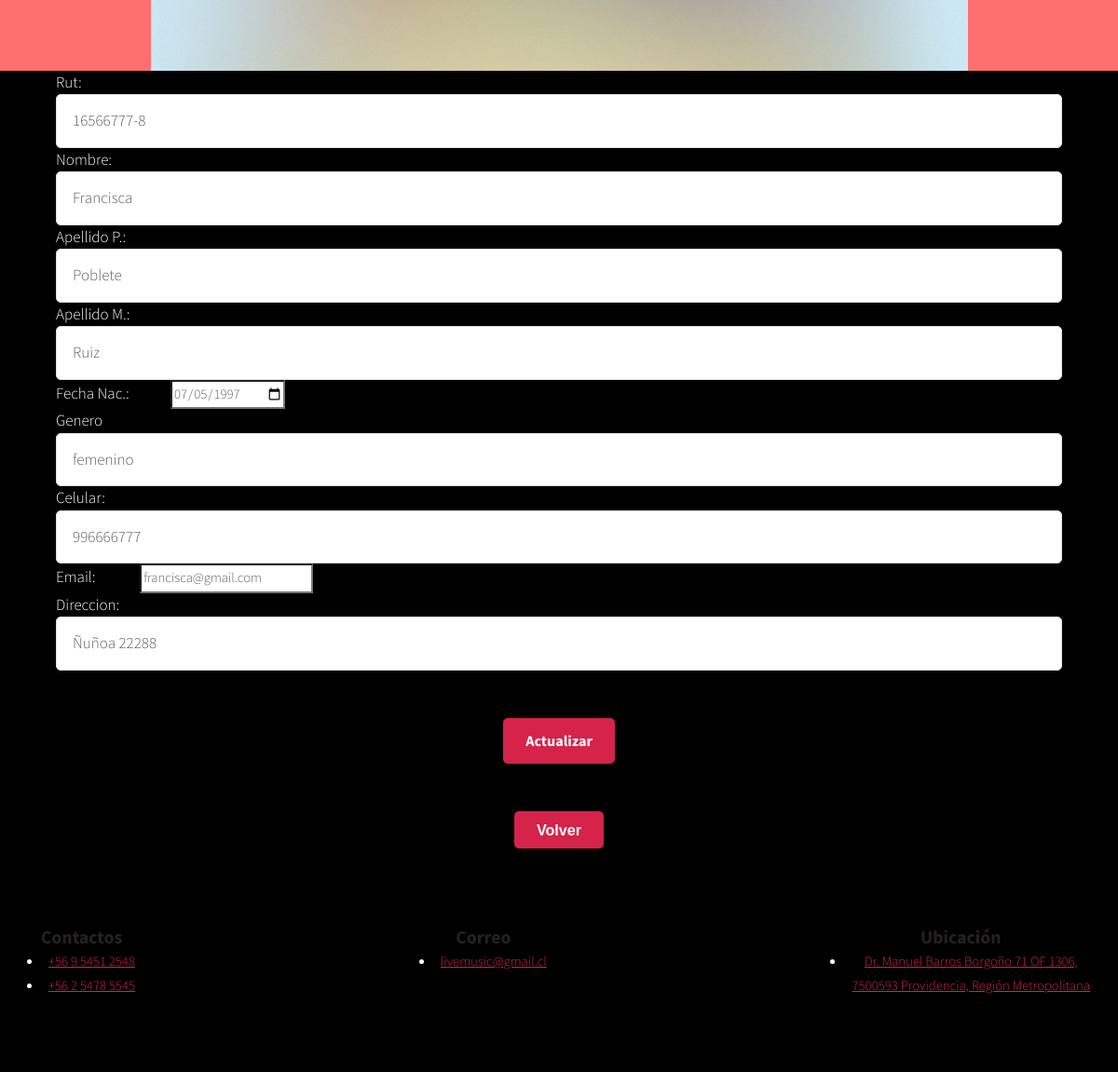
Page /accounts/alumnos_findEdit/16566777-8/ (lower part) on the earlier database version.
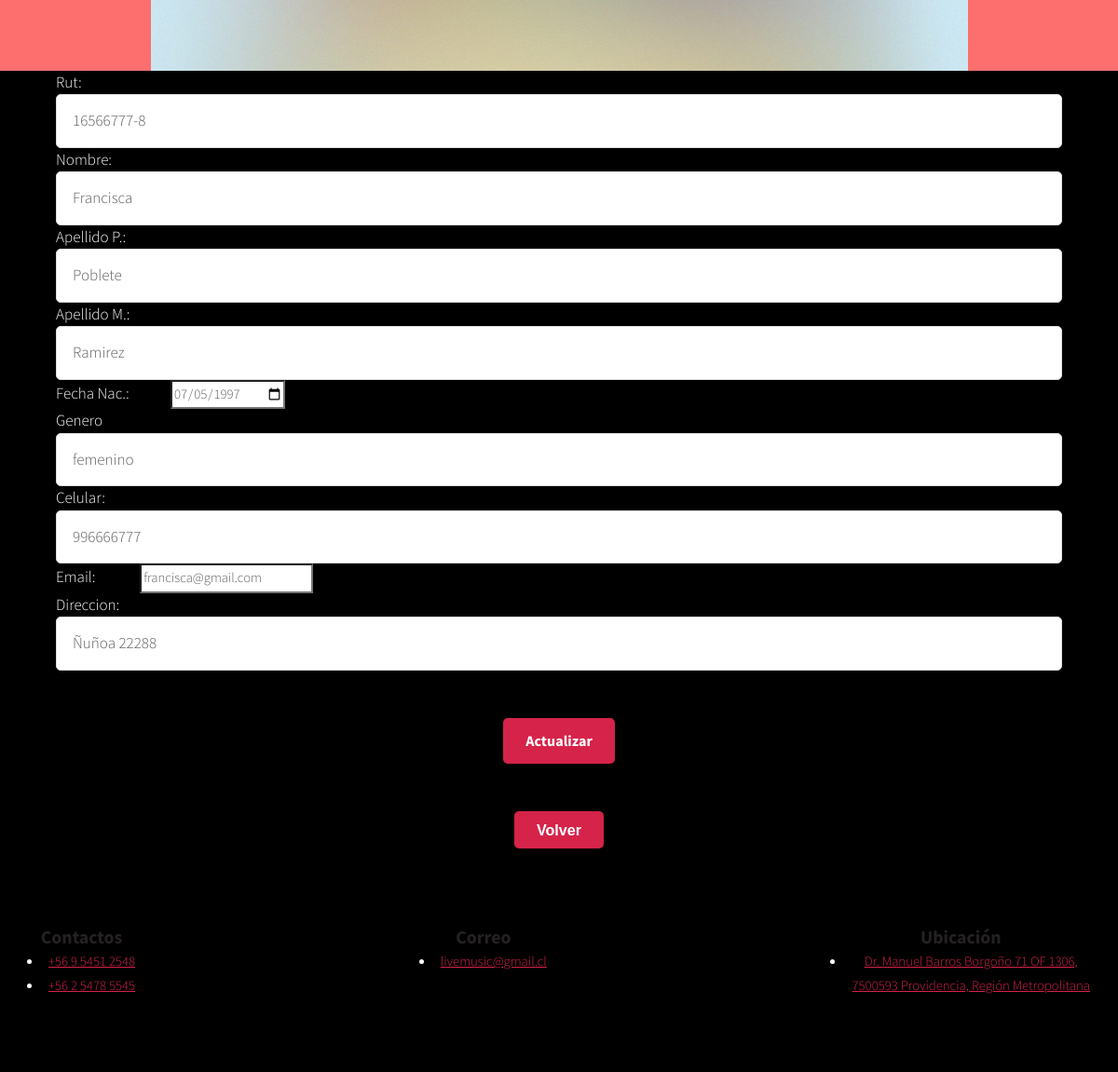
Same page on the later database version.
### demo/models.py (models this page shows, shortened)
class Postulante(models.Model):
    rut              = models.CharField(primary_key=True, max_length=10)
    nombre           = models.CharField(max_length=20)
    apellido_paterno = models.CharField(max_length=20)
    apellido_materno = models.CharField(max_length=20)
    fecha_nacimiento = models.DateField(blank=False, null=False)
    id_genero        = models.ForeignKey('Genero',on_delete=models.CASCADE, db_column='idGenero')
    telefono         = models.CharField(max_length=45)
    email            = models.EmailField(unique=True, max_length=100, blank=True, null=True)
    direccion        = models.CharField(max_length=50, blank=True, null=True)
    activo           = models.IntegerField()

### demo/views.py (the view)
# urls.py: path('alumnos_findEdit/<str:pk>/', views.alumnos_finEdit, name='alumnos_findEdit'),
def alumnos_finEdit(request,pk):
    if  pk != "":
        postulante = Postulante.objects.get(rut=pk)
        generos = Genero.objects.all()
        print(type(postulante.id_genero.genero))
        context={'postulante':postulante, 'generos': generos}
    if postulante:
        return render(request, 'demo/alumnos_edit.html', context)
    else:
        context={'mensaje':"Error, rut no existe..."}
        return render(request, 'demo/alumnos_list.html', context)

### demo/templates/demo/alumnos_edit.html (shortened to what this page needs)
{% extends "demo/base.html" %}
{%block content %}
          <section id="banner">
        </section>
    <div style=" text-align: center;">
      {% if postulante %}
    <main class="products container">
          <div class="container" >
          <form action="{% url 'alumnosUpdate' %}" method="POST">
              <pre>Rut:                <input type="text" name="rut"  value="{{postulante.rut}}" ></pre>
              <pre>Nombre:             <input type="text" name="nombre"  value="{{postulante.nombre}}"  ></pre>
              <pre>Apellido P.:        <input type="text" name="paterno"  value="{{postulante.apellido_paterno}}" ></pre>
              <pre>Apellido M.:        <input type="text" name="materno"  value="{{postulante.apellido_materno}}" ></pre>
              <pre>Fecha Nac.:             <input type="date" name="fechaNac"  value="{{postulante.fecha_nacimiento|date:'Y-m-d'}}" ></pre>
              <pre>Genero                    <select name="genero">
                  {% for genero in generos %}
                      {% if genero.genero == postulante.id_genero.genero %}
                      <option value="{{genero.id_genero}}" selected>{{genero.genero}}</option>
                      {% else %}
                      <option value="{{genero.id_genero}}" >{{genero.genero}}</option>
                      {% endif %}
                      {% endfor %}
              </select></pre>
              <pre>Celular:            <input type="text" name="telefono"  value="{{postulante.telefono}}" ></pre>
              <pre>Email:              <input type="mail" name="email"  value="{{postulante.email}}"></pre>
              <pre>Direccion:         <input type="text" name="direccion"  value="{{postulante.direccion}}"></pre>
              <br><br>
              <input type="submit" name="opcion" value="Actualizar">
          </form><br><br>
        {% endif %}
     <a href="{% url 'crud'  %}" ><button class="btn btn-danger">Volver</button></a>
    </div>
  </main>
    {% endblock %}

Differences in the rows shown:
changed Postulante "Francisca": materno "Ruiz" → "Ramirez"
